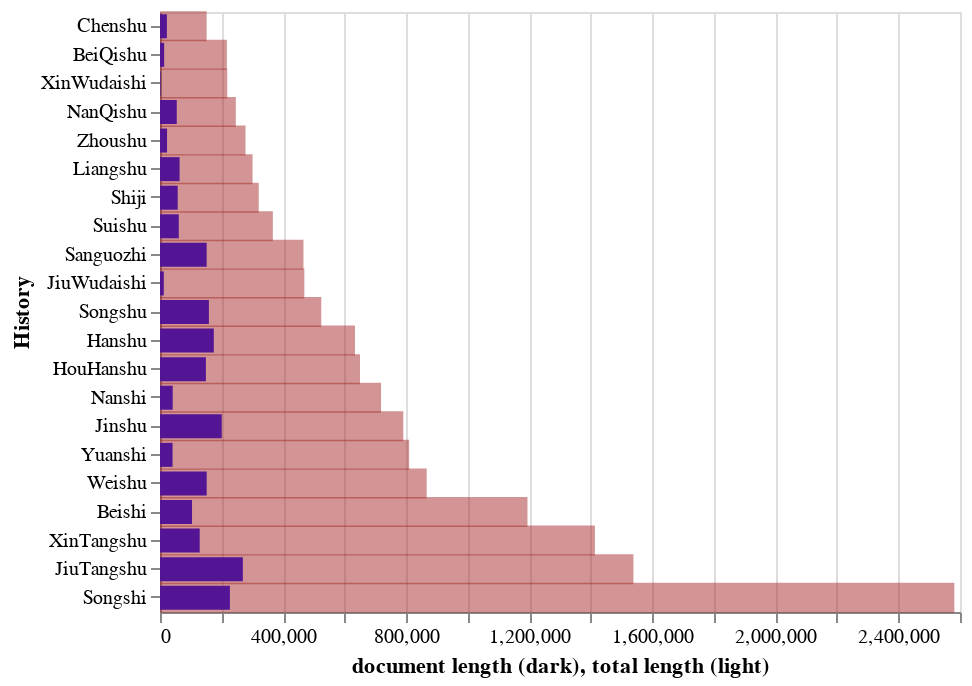

Notebook cell for this chart:
### Code cell
# total document length against total length of the biographies.
# NB "proportion" does not visually convey percentage comparison
# regular sort: HistoriesRegularized

totalLength = alt.Chart(SummaryDf).mark_bar(size=15, color='brown', opacity=.5).encode(alt.X('grandChar', title="total length (light)"), alt.Y('bookname', sort=alt.Sort(field="grandChar"), title="History"), tooltip = ["docsCharTotal:Q","grandChar:Q", "DocPercentage"])

totalDocLength = alt.Chart(SummaryDf).mark_bar(size=12, color='blue').encode(alt.X('docsCharTotal', title="document length (dark)"), alt.Y('bookname', sort=alt.Sort(field="grandChar")))

#alt.layer(totalDocLength, totalLength).properties(title="Documents as Proportion") | PercentageDocuments
alt.layer(totalDocLength, totalLength).properties()
#totalLength | totalDocLength

### Figure 1 — Vega-Lite specification as saved in the notebook (floating-point values rounded to 4 significant figures)
{"$schema": "https://vega.github.io/schema/vega-lite/v3.3.0.json", "config": {"mark": {"tooltip": null}, "view": {"height": 300, "width": 400}}, "data": {"name": "data-7bb8e0d40ba3855d11d58d246f61a7ee"}, "datasets": {"data-7bb8e0d40ba3855d11d58d246f61a7ee": [{"DocPercentage": 0.06176, "bookname": "BeiQishu", "commentaryChar": 0, "docsCharTotal": 13422, "docsTotal": 20, "grandChar": 217321, "iDocsCharM": 11259, "iDocsM": 12, "qDocsC": 0, "qDocsCharC": 0, "qDocsCharM": 2163, "qDocsM": 8}, {"DocPercentage": 0.08714, "bookname": "Beishi", "commentaryChar": 0, "docsCharTotal": 104066, "docsTotal": 198, "grandChar": 1194214, "iDocsCharM": 79844, "iDocsM": 111, "qDocsC": 0, "qDocsCharC": 0, "qDocsCharM": 24222, "qDocsM": 87}, {"DocPercentage": 0.1473, "bookname": "Chenshu", "commentaryChar": 0, "docsCharTotal": 22338, "docsTotal": 37, "grandChar": 151600, "iDocsCharM": 15122, "iDocsM": 14, "qDocsC": 0, "qDocsCharC": 0, "qDocsCharM": 7216, "qDocsM": 23}, {"DocPercentage": 0.2758, "bookname": "Hanshu", "commentaryChar": 0, "docsCharTotal": 174793, "docsTotal": 279, "grandChar": 633699, "iDocsCharM": 115276, "iDocsM": 110, "qDocsC": 0, "qDocsCharC": 0, "qDocsCharM": 59517, "qDocsM": 169}, {"DocPercentage": 0.2295, "bookname": "HouHanshu", "commentaryChar": 0, "docsCharTotal": 149138, "docsTotal": 279, "grandChar": 649958, "iDocsCharM": 84869, "iDocsM": 93, "qDocsC": 0, "qDocsCharC": 0, "qDocsCharM": 64269, "qDocsM": 186}, {"DocPercentage": 0.2539, "bookname": "Jinshu", "commentaryChar": 0, "docsCharTotal": 200762, "docsTotal": 342, "grandChar": 790750, "iDocsCharM": 150417, "iDocsM": 178, "qDocsC": 0, "qDocsCharC": 0, "qDocsCharM": 50345, "qDocsM": 164}, {"DocPercentage": 0.175, "bookname": "JiuTangshu", "commentaryChar": 0, "docsCharTotal": 269292, "docsTotal": 484, "grandChar": 1538613, "iDocsCharM": 230831, "iDocsM": 338, "qDocsC": 0, "qDocsCharC": 0, "qDocsCharM": 38461, "qDocsM": 146}, {"DocPercentage": 0.02618, "bookname": "JiuWudaishi", "commentaryChar": 0, "docsCharTotal": 12281, "docsTotal": 21, "grandChar": 469090, "iDocsCharM": 9043, "iDocsM": 9, "qDocsC": 0, "qDocsCharC": 0, "qDocsCharM": 3238, "qDocsM": 12}, {"DocPercentage": 0.2116, "bookname": "Liangshu", "commentaryChar": 0, "docsCharTotal": 63661, "docsTotal": 92, "grandChar": 300801, "iDocsCharM": 45658, "iDocsM": 40, "qDocsC": 0, "qDocsCharC": 0, "qDocsCharM": 18003, "qDocsM": 52}, {"DocPercentage": 0.2208, "bookname": "NanQishu", "commentaryChar": 0, "docsCharTotal": 54420, "docsTotal": 108, "grandChar": 246422, "iDocsCharM": 31032, "iDocsM": 38, "qDocsC": 0, "qDocsCharC": 0, "qDocsCharM": 23388, "qDocsM": 70}, {"DocPercentage": 0.05742, "bookname": "Nanshi", "commentaryChar": 0, "docsCharTotal": 41251, "docsTotal": 96, "grandChar": 718392, "iDocsCharM": 28864, "iDocsM": 54, "qDocsC": 0, "qDocsCharC": 0, "qDocsCharM": 12387, "qDocsM": 42}, {"DocPercentage": 0.1892, "bookname": "Sanguozhi", "commentaryChar": 335000, "docsCharTotal": 151581, "docsTotal": 326, "grandChar": 466238, "iDocsCharM": 28462, "iDocsM": 25, "qDocsC": 127, "qDocsCharC": 59123, "qDocsCharM": 63996, "qDocsM": 174}, {"DocPercentage": 0.1792, "bookname": "Shiji", "commentaryChar": 0, "docsCharTotal": 57510, "docsTotal": 94, "grandChar": 320906, "iDocsCharM": 35165, "iDocsM": 32, "qDocsC": 0, "qDocsCharC": 0, "qDocsCharM": 22345, "qDocsM": 62}, {"DocPercentage": 0.08799, "bookname": "Songshi", "commentaryChar": 0, "docsCharTotal": 227160, "docsTotal": 489, "grandChar": 2581534, "iDocsCharM": 149054, "iDocsM": 213, "qDocsC": 0, "qDocsCharC": 0, "qDocsCharM": 78106, "qDocsM": 276}, {"DocPercentage": 0.3031, "bookname": "Songshu", "commentaryChar": 0, "docsCharTotal": 158866, "docsTotal": 254, "grandChar": 524083, "iDocsCharM": 111375, "iDocsM": 114, "qDocsC": 0, "qDocsCharC": 0, "qDocsCharM": 47491, "qDocsM": 140}, {"DocPercentage": 0.1664, "bookname": "Suishu", "commentaryChar": 0, "docsCharTotal": 61021, "docsTotal": 95, "grandChar": 366717, "iDocsCharM": 52022, "iDocsM": 62, "qDocsC": 0, "qDocsCharC": 0, "qDocsCharM": 8999, "qDocsM": 33}, {"DocPercentage": 0.1751, "bookname": "Weishu", "commentaryChar": 0, "docsCharTotal": 151742, "docsTotal": 274, "grandChar": 866751, "iDocsCharM": 79618, "iDocsM": 76, "qDocsC": 0, "qDocsCharC": 0, "qDocsCharM": 72124, "qDocsM": 198}, {"DocPercentage": 0.09127, "bookname": "XinTangshu", "commentaryChar": 0, "docsCharTotal": 129017, "docsTotal": 265, "grandChar": 1413549, "iDocsCharM": 86603, "iDocsM": 126, "qDocsC": 0, "qDocsCharC": 0, "qDocsCharM": 42414, "qDocsM": 139}, {"DocPercentage": 0.009358, "bookname": "XinWudaishi", "commentaryChar": 0, "docsCharTotal": 2046, "docsTotal": 6, "grandChar": 218636, "iDocsCharM": 1262, "iDocsM": 3, "qDocsC": 0, "qDocsCharC": 0, "qDocsCharM": 784, "qDocsM": 3}, {"DocPercentage": 0.05038, "bookname": "Yuanshi", "commentaryChar": 0, "docsCharTotal": 40791, "docsTotal": 74, "grandChar": 809713, "iDocsCharM": 27106, "iDocsM": 23, "qDocsC": 0, "qDocsCharC": 0, "qDocsCharM": 13685, "qDocsM": 51}, {"DocPercentage": 0.08236, "bookname": "Zhoushu", "commentaryChar": 0, "docsCharTotal": 22885, "docsTotal": 42, "grandChar": 277868, "iDocsCharM": 21097, "iDocsM": 35, "qDocsC": 0, "qDocsCharC": 0, "qDocsCharM": 1788, "qDocsM": 7}]}, "layer": [{"encoding": {"x": {"field": "docsCharTotal", "title": "document length (dark)", "type": "quantitative"}, "y": {"field": "bookname", "sort": {"field": "grandChar"}, "type": "nominal"}}, "mark": {"color": "blue", "size": 12, "type": "bar"}}, {"encoding": {"tooltip": [{"field": "docsCharTotal", "type": "quantitative"}, {"field": "grandChar", "type": "quantitative"}, {"field": "DocPercentage", "type": "quantitative"}], "x": {"field": "grandChar", "title": "total length (light)", "type": "quantitative"}, "y": {"field": "bookname", "sort": {"field": "grandChar"}, "title": "History", "type": "nominal"}}, "mark": {"color": "brown", "opacity": 0.5, "size": 15, "type": "bar"}}]}
